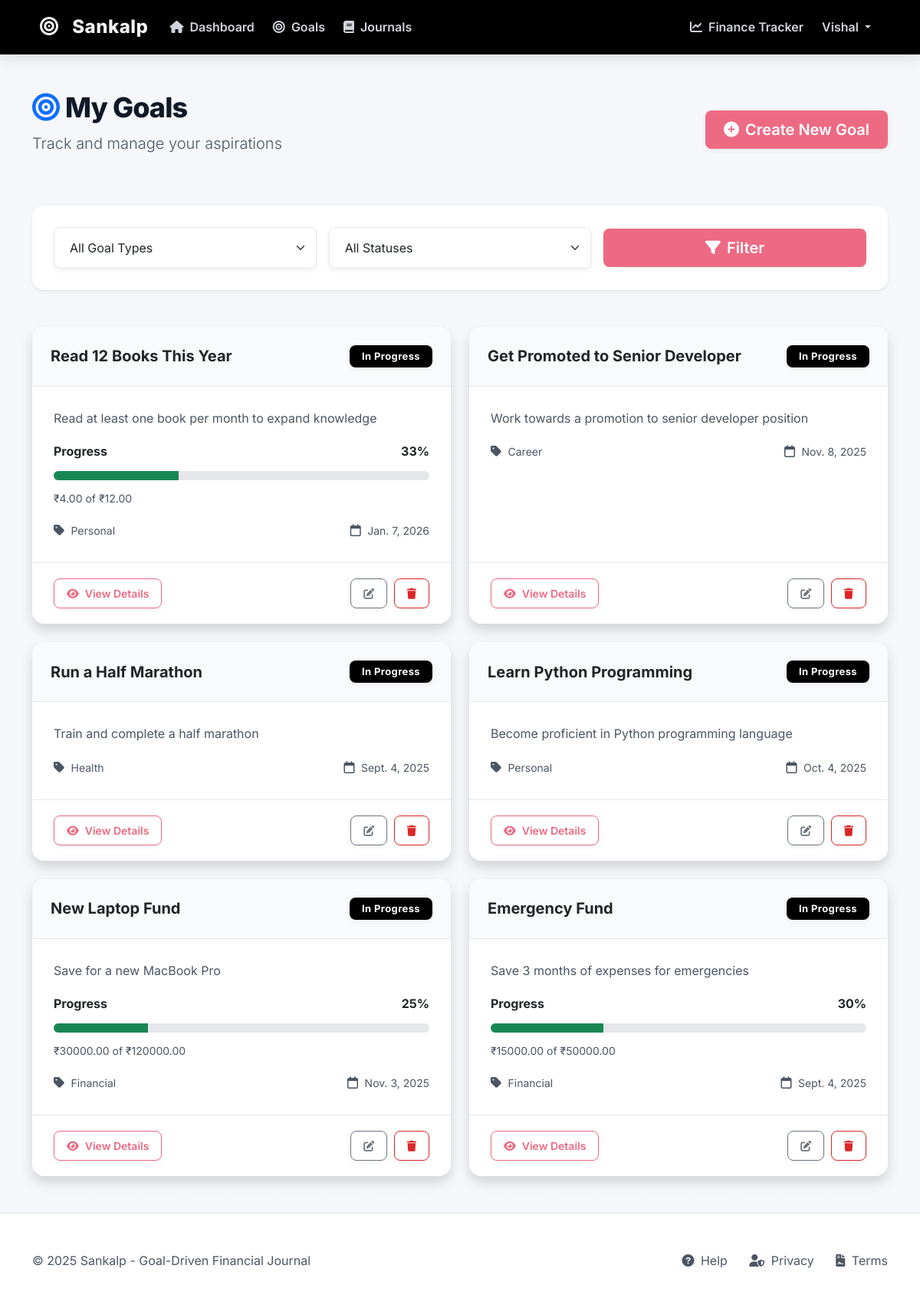
/sankalp/goals/ (signed in), run on the app's committed database.
### sankalp/models.py (models this page shows, shortened)
class Goal(models.Model):
    GOAL_TYPES = [
        ('FINANCIAL', 'Financial'),
        ('PERSONAL', 'Personal'),
        ('CAREER', 'Career'),
        ('HEALTH', 'Health'),
        ('OTHER', 'Other'),
    ]
    STATUS_CHOICES = [
        ('NOT_STARTED', 'Not Started'),
        ('IN_PROGRESS', 'In Progress'),
        ('COMPLETED', 'Completed'),
        ('ABANDONED', 'Abandoned'),
    ]
    user = models.ForeignKey(User, on_delete=models.CASCADE)
    title = models.CharField(max_length=200)
    description = models.TextField()
    goal_type = models.CharField(max_length=20, choices=GOAL_TYPES)
    target_amount = models.DecimalField(max_digits=10, decimal_places=2, null=True, blank=True)
    current_amount = models.DecimalField(max_digits=10, decimal_places=2, default=0)
    start_date = models.DateField()
    target_date = models.DateField()
    status = models.CharField(max_length=20, choices=STATUS_CHOICES, default='NOT_STARTED')
    created_at = models.DateTimeField(auto_now_add=True)
    updated_at = models.DateTimeField(auto_now=True)
    def progress_percentage(self):
        progress = (self.current_amount / self.target_amount) * 100
        return min(100, max(0, progress))

### sankalp/views.py (the view)
# urls.py: path('goals/', views.goals_list, name='goals_list'),
@login_required
def goals_list(request):
    goal_type = request.GET.get('goal_type', '')
    status = request.GET.get('status', '')
    goals = Goal.objects.filter(user=request.user)
    if goal_type:
        goals = goals.filter(goal_type=goal_type)
    if status:
        goals = goals.filter(status=status)
    goals = goals.order_by('-created_at')
    return render(request, 'sankalp/goals_list.html', {
        'goals': goals,
        'username': request.session.get('username', '')
    })

### sankalp/templates/sankalp/goals_list.html (shortened to what this page needs)
{% extends 'sankalp/base.html' %}
{% load static %}
{% block content %}
<div class="row mb-5 align-items-center">
    <div class="col-md-8">
        <h1 class="display-5 mb-0">
            <i class="fas fa-bullseye text-primary me-2"></i>My Goals
        </h1>
        <p class="text-muted lead mt-2">Track and manage your aspirations</p>
    </div>
    <div class="col-md-4 text-md-end mt-3 mt-md-0">
        <a href="{% url 'create_goal' %}" class="btn btn-primary btn-lg">
            <i class="fas fa-plus-circle me-2"></i>Create New Goal
        </a>
    </div>
</div>
<div class="row mb-5">
    <div class="col-12">
        <div class="card shadow-sm">
            <div class="card-body">
                <form method="get" class="row g-3 align-items-center">
                    <div class="col-md-4">
                        <select name="goal_type" class="form-select" aria-label="Goal Type">
                            <option value="">All Goal Types</option>
                        </select>
                    </div>
                    <div class="col-md-4">
                        <select name="status" class="form-select" aria-label="Status">
                            <option value="">All Statuses</option>
                        </select>
                    </div>
                    <div class="col-md-4">
                        <button type="submit" class="btn btn-primary btn-lg w-100">
                            <i class="fas fa-filter me-2"></i>Filter
                        </button>
                    </div>
                </form>
            </div>
        </div>
    </div>
</div>
{% if goals %}
    <div class="row g-4">
        {% for goal in goals %}
            <div class="col-md-6">
                <div class="card h-100 shadow">
                    <div class="card-header bg-light d-flex justify-content-between align-items-center">
                        <h5 class="mb-0 fw-bold">{{ goal.title }}</h5>
                        <span class="badge bg-{% if goal.status == 'COMPLETED' %}success{% elif goal.status == 'IN_PROGRESS' %}primary{% elif goal.status == 'NOT_STARTED' %}secondary{% else %}danger{% endif %}">
                            {{ goal.get_status_display }}
                        </span>
                    </div>
                    <div class="card-body">
                        <p class="card-text text-muted">{{ goal.description|truncatewords:30 }}</p>
                        {% if goal.target_amount %}
                            <div class="mb-3">
                                <div class="d-flex justify-content-between align-items-center mb-2">
                                    <span class="fw-bold">Progress</span>
                                    <span class="fw-bold">{{ goal.progress_percentage|floatformat:0 }}%</span>
                                </div>
                                <div class="progress" style="height: 12px;">
                                    <div class="progress-bar bg-success" role="progressbar"
                                         style="width: {{ goal.progress_percentage }}%;"
                                         aria-valuenow="{{ goal.progress_percentage }}"
                                         aria-valuemin="0" aria-valuemax="100">
                                    </div>
                                </div>
                                <small class="text-muted d-block mt-1">
                                    ₹{{ goal.current_amount }} of ₹{{ goal.target_amount }}
                                </small>
                            </div>
                        {% endif %}
                        <div class="d-flex justify-content-between align-items-center mt-3">
                            <div>
                                <i class="fas fa-tag me-1 text-muted"></i>
                                <small class="text-muted">{{ goal.get_goal_type_display }}</small>
                            </div>
                            <div>
                                <i class="far fa-calendar me-1 text-muted"></i>
                                <small class="text-muted">{{ goal.target_date }}</small>
                            </div>
                        </div>
                    </div>
                    <div class="card-footer bg-white">
                        <div class="d-flex justify-content-between align-items-center">
                            <a href="{% url 'goal_detail' goal.id %}" class="btn btn-outline-primary btn-sm">
                                <i class="fas fa-eye me-2"></i>View Details
                            </a>
                            <div>
                                <a href="{% url 'edit_goal' goal.id %}" class="btn btn-outline-secondary btn-sm me-1">
                                    <i class="fas fa-edit"></i>
                                </a>
                                <a href="{% url 'delete_goal' goal.id %}" class="btn btn-outline-danger btn-sm">
                                    <i class="fas fa-trash"></i>
                                </a>
                            </div>
                        </div>
                    </div>
                </div>
            </div>
        {% endfor %}
    </div>
{% endif %}
{% endblock %}

### sankalp/templates/sankalp/base.html (shortened to what this page needs)
{% load static %}
<!DOCTYPE html>
<html lang="en">
<head>
    <link href="https://cdn.jsdelivr.net/npm/bootstrap@5.3.0-alpha1/dist/css/bootstrap.min.css" rel="stylesheet">
    <link rel="stylesheet" href="https://cdnjs.cloudflare.com/ajax/libs/font-awesome/6.0.0/css/all.min.css">
    <link rel="stylesheet" href="{% static 'sankalp/css/styles.css' %}">
</head>
<body>
    <nav class="navbar navbar-expand-lg navbar-dark bg-primary sticky-top">
        <div class="container">
            <a class="navbar-brand" href="{% url 'sankalp_dashboard' %}">
                <i class="fas fa-bullseye"></i> Sankalp
            </a>
            <div class="collapse navbar-collapse" id="navbarNav">
                <ul class="navbar-nav me-auto mb-2 mb-lg-0">
                    <li class="nav-item">
                        <a class="nav-link" href="{% url 'sankalp_dashboard' %}">
                            <i class="fas fa-home me-1"></i> Dashboard
                        </a>
                    </li>
                    <li class="nav-item">
                        <a class="nav-link" href="{% url 'goals_list' %}">
                            <i class="fas fa-bullseye me-1"></i> Goals
                        </a>
                    </li>
                    <li class="nav-item">
                        <a class="nav-link" href="{% url 'journals_list' %}">
                            <i class="fas fa-book me-1"></i> Journals
                        </a>
                    </li>
                </ul>
                <ul class="navbar-nav mb-2 mb-lg-0">
                    <li class="nav-item">
                        <a class="nav-link" href="{% url 'dashboard' %}">
                            <i class="fas fa-chart-line me-1"></i> Finance Tracker
                        </a>
                    </li>
                    {% if request.session.username %}
                    <li class="nav-item dropdown">
                        <a class="nav-link dropdown-toggle" href="#" id="navbarDropdown" role="button" data-bs-toggle="dropdown" aria-expanded="false">
                            {{ request.session.username }}
                        </a>
                    </li>
                    {% endif %}
                </ul>
            </div>
        </div>
    </nav>
    <main class="container my-5">
        <div class="fade-in">
            {% block content %}{% endblock %}
        </div>
    </main>
    <footer class="py-5 mt-auto bg-white shadow-sm">
        <div class="container">
            <div class="row align-items-center">
                <div class="col-md-6 text-center text-md-start">
                    <p class="mb-0 text-muted">&copy; {% now "Y" %} Sankalp - Goal-Driven Financial Journal</p>
                </div>
                <div class="col-md-6 text-center text-md-end mt-3 mt-md-0">
                    <a href="#" class="text-decoration-none text-muted me-4">
                        <i class="fas fa-question-circle me-1"></i> Help
                    </a>
                    <a href="#" class="text-decoration-none text-muted me-4">
                        <i class="fas fa-user-shield me-1"></i> Privacy
                    </a>
                    <a href="#" class="text-decoration-none text-muted">
                        <i class="fas fa-file-contract me-1"></i> Terms
                    </a>
                </div>
            </div>
        </div>
    </footer>
</body>
</html>

### data on the page
Goal: title "Read 12 Books This Year", status "In Progress", description "Read at least one book per month to expand knowledge", progress_percentage "33", current_amount "4.00", target_amount "12.00", goal_type "Personal", target_date "Jan. 7, 2026"
Goal: title "Get Promoted to Senior Developer", status "In Progress", description "Work towards a promotion to senior developer position", goal_type "Career", target_date "Nov. 8, 2025"
Goal: title "Run a Half Marathon", status "In Progress", description "Train and complete a half marathon", goal_type "Health", target_date "Sept. 4, 2025"
Goal: title "Learn Python Programming", status "In Progress", description "Become proficient in Python programming language", goal_type "Personal", target_date "Oct. 4, 2025"
Goal: title "New Laptop Fund", status "In Progress", description "Save for a new MacBook Pro", progress_percentage "25", current_amount "30000.00", target_amount "120000.00", goal_type "Financial", target_date "Nov. 3, 2025"
Goal: title "Emergency Fund", status "In Progress", description "Save 3 months of expenses for emergencies", progress_percentage "30", current_amount "15000.00", target_amount "50000.00", goal_type "Financial", target_date "Sept. 4, 2025"

### other printed values
{{ request.session.username }} "Vishal"
